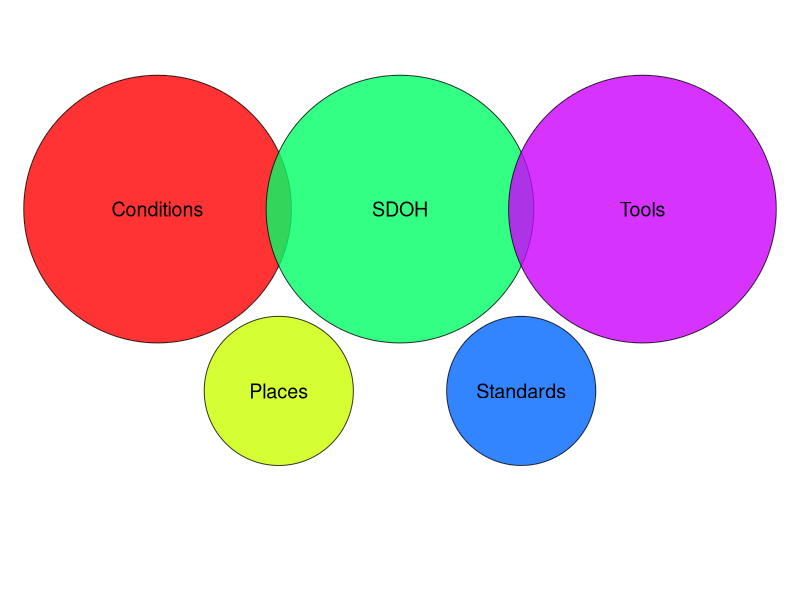

Recreate this plot in R.
x <- c(1,2,3,4,5)
y <- c(2,1,2,1,2)
z <- c(1,2,3,4,5)
c <- 1:5
t <- c("Conditions","Places","SDOH","Standards","Tools")


work <- as.data.frame(cbind(x,y,z))

                      
library(ggplot2)

ggplot(work, aes(x,y, size = y,label = t ) ) +
  #geom_point(show.legend=F, color=rainbow(5),alpha=.8) +
  geom_point(shape = 21, colour = "black", fill = rainbow(5),show.legend=F,alpha=.8) +
  ylim(0, 3) + xlim(0,6) + scale_size(range = c(50,90)) +
  geom_text(show.legend=F,size=5) +
  theme_void()
